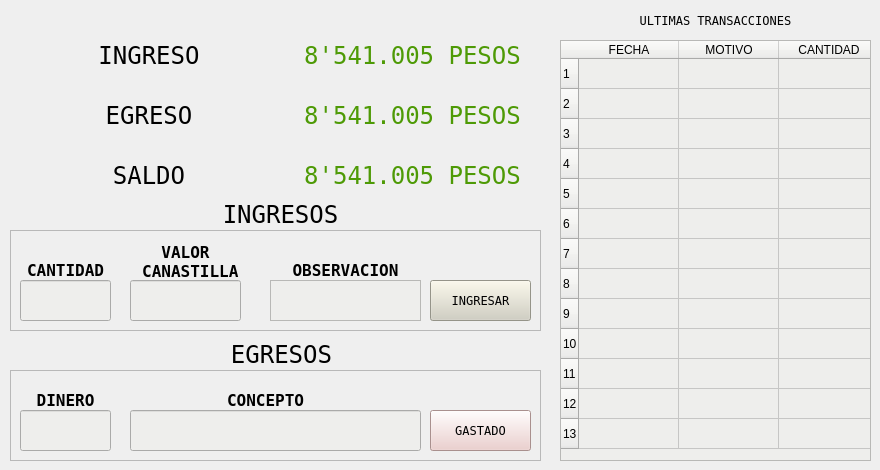
    <widget class="QWidget" name="tab_2">
     <attribute name="title">
      <string>FLETES</string>
     </attribute>
     <widget class="QTableWidget" name="tableWidget_13">
      <property name="geometry">
       <rect>
        <x>560</x>
        <y>40</y>
        <width>311</width>
        <height>421</height>
       </rect>
      </property>
      <property name="styleSheet">
       <string notr="true">font: 11pt &quot;Andale Mono&quot;;
background-color: rgb(238, 238, 236);</string>
      </property>
      <property name="verticalScrollBarPolicy">
       <enum>Qt::ScrollBarAlwaysOff</enum>
      </property>
      <property name="horizontalScrollBarPolicy">
       <enum>Qt::ScrollBarAlwaysOff</enum>
      </property>
      <row>
       <property name="text">
        <string>1</string>
       </property>
      </row>
      <row>
       <property name="text">
        <string>2</string>
       </property>
      </row>
      <row>
       <property name="text">
        <string>3</string>
       </property>
      </row>
      <row>
       <property name="text">
        <string>4</string>
       </property>
      </row>
      <row>
       <property name="text">
        <string>5</string>
       </property>
      </row>
      <row>
       <property name="text">
        <string>6</string>
       </property>
      </row>
      <row>
       <property name="text">
        <string>7</string>
       </property>
      </row>
      <row>
       <property name="text">
        <string>8</string>
       </property>
      </row>
      <row>
       <property name="text">
        <string>9</string>
       </property>
      </row>
      <row>
       <property name="text">
        <string>10</string>
       </property>
      </row>
      <row>
       <property name="text">
        <string>11</string>
       </property>
      </row>
      <row>
       <property name="text">
        <string>12</string>
       </property>
      </row>
      <row>
       <property name="text">
        <string>13</string>
       </property>
      </row>
      <column>
       <property name="text">
        <string>FECHA</string>
       </property>
      </column>
      <column>
       <property name="text">
        <string>MOTIVO</string>
       </property>
      </column>
      <column>
       <property name="text">
        <string>CANTIDAD</string>
       </property>
      </column>
     </widget>
     <widget class="QFrame" name="frame_13">
      <property name="geometry">
       <rect>
        <x>10</x>
        <y>230</y>
        <width>531</width>
        <height>101</height>
       </rect>
      </property>
      <property name="font">
       <font>
        <family>Andale Mono</family>
       </font>
      </property>
      <property name="frameShape">
       <enum>QFrame::StyledPanel</enum>
      </property>
      <property name="frameShadow">
       <enum>QFrame::Raised</enum>
      </property>
      <widget class="QLabel" name="label_58">
       <property name="geometry">
        <rect>
         <x>10</x>
         <y>20</y>
         <width>91</width>
         <height>41</height>
        </rect>
       </property>
       <property name="font">
        <font>
         <family>Andale Mono</family>
         <pointsize>12</pointsize>
         <weight>75</weight>
         <bold>true</bold>
        </font>
       </property>
       <property name="text">
        <string>CANTIDAD</string>
       </property>
       <property name="alignment">
        <set>Qt::AlignCenter</set>
       </property>
      </widget>
      <widget class="QPushButton" name="boton_gastar_alimento_8">
       <property name="geometry">
        <rect>
         <x>420</x>
         <y>50</y>
         <width>101</width>
         <height>41</height>
        </rect>
       </property>
       <property name="font">
        <font>
         <family>Andale Mono</family>
        </font>
       </property>
       <property name="styleSheet">
        <string notr="true">background-color: rgb(209, 207, 192);</string>
       </property>
       <property name="text">
        <string>INGRESAR</string>
       </property>
      </widget>
      <widget class="QLabel" name="label_62">
       <property name="geometry">
        <rect>
         <x>120</x>
         <y>10</y>
         <width>111</width>
         <height>44</height>
        </rect>
       </property>
       <property name="font">
        <font>
         <family>Andale Mono</family>
         <pointsize>12</pointsize>
         <weight>75</weight>
         <bold>true</bold>
        </font>
       </property>
       <property name="text">
        <string>VALOR
 CANASTILLA</string>
       </property>
       <property name="alignment">
        <set>Qt::AlignCenter</set>
       </property>
      </widget>
      <widget class="QLabel" name="label_68">
       <property name="geometry">
        <rect>
         <x>260</x>
         <y>20</y>
         <width>151</width>
         <height>41</height>
        </rect>
       </property>
       <property name="font">
        <font>
         <family>Andale Mono</family>
         <pointsize>12</pointsize>
         <weight>75</weight>
         <bold>true</bold>
        </font>
       </property>
       <property name="text">
        <string>OBSERVACION</string>
       </property>
       <property name="alignment">
        <set>Qt::AlignCenter</set>
       </property>
      </widget>
      <widget class="QLineEdit" name="cantidad_alimento_dado_14">
       <property name="geometry">
        <rect>
         <x>10</x>
         <y>50</y>
         <width>91</width>
         <height>41</height>
        </rect>
       </property>
       <property name="styleSheet">
        <string notr="true">background-color: rgb(238, 238, 236);</string>
       </property>
      </widget>
      <widget class="QTextEdit" name="comentario_venta_5">
       <property name="geometry">
        <rect>
         <x>260</x>
         <y>50</y>
         <width>151</width>
         <height>41</height>
        </rect>
       </property>
       <property name="font">
        <font/>
       </property>
       <property name="styleSheet">
        <string notr="true">background-color: rgb(238, 238, 236);</string>
       </property>
       <property name="html">
        <string>&lt;!DOCTYPE HTML PUBLIC &quot;-//W3C//DTD HTML 4.0//EN&quot; &quot;http://www.w3.org/TR/REC-html40/strict.dtd&quot;&gt;
&lt;html&gt;&lt;head&gt;&lt;meta name=&quot;qrichtext&quot; content=&quot;1&quot; /&gt;&lt;style type=&quot;text/css&quot;&gt;
p, li { white-space: pre-wrap; }
&lt;/style&gt;&lt;/head&gt;&lt;body style=&quot; font-family:'Ubuntu'; font-size:11pt; font-weight:400; font-style:normal;&quot;&gt;
&lt;p style=&quot;-qt-paragraph-type:empty; margin-top:0px; margin-bottom:0px; margin-left:0px; margin-right:0px; -qt-block-indent:0; text-indent:0px;&quot;&gt;&lt;br /&gt;&lt;/p&gt;&lt;/body&gt;&lt;/html&gt;</string>
       </property>
      </widget>
      <widget class="QLineEdit" name="cantidad_alimento_dado_15">
       <property name="geometry">
        <rect>
         <x>120</x>
         <y>50</y>
         <width>111</width>
         <height>41</height>
        </rect>
       </property>
       <property name="styleSheet">
        <string notr="true">background-color: rgb(238, 238, 236);</string>
       </property>
      </widget>
     </widget>
     <widget class="QWidget" name="layoutWidget_31">
      <property name="geometry">
       <rect>
        <x>20</x>
        <y>100</y>
        <width>521</width>
        <height>30</height>
       </rect>
      </property>
      <layout class="QHBoxLayout" name="horizontalLayout_29">
       <item>
        <widget class="QLabel" name="label_69">
         <property name="font">
          <font>
           <family>Andale Mono</family>
           <pointsize>18</pointsize>
          </font>
         </property>
         <property name="text">
          <string>EGRESO</string>
         </property>
         <property name="alignment">
          <set>Qt::AlignCenter</set>
         </property>
        </widget>
       </item>
       <item>
        <widget class="QLabel" name="cantidad_efectivo_14">
         <property name="font">
          <font>
           <family>Andale Mono</family>
           <pointsize>18</pointsize>
          </font>
         </property>
         <property name="styleSheet">
          <string notr="true">color: rgb(78, 154, 6);</string>
         </property>
         <property name="text">
          <string>8'541.005 PESOS</string>
         </property>
         <property name="alignment">
          <set>Qt::AlignCenter</set>
         </property>
        </widget>
       </item>
      </layout>
     </widget>
     <widget class="QWidget" name="layoutWidget_32">
      <property name="geometry">
       <rect>
        <x>20</x>
        <y>40</y>
        <width>521</width>
        <height>30</height>
       </rect>
      </property>
      <layout class="QHBoxLayout" name="horizontalLayout_36">
       <item>
        <widget class="QLabel" name="label_72">
         <property name="font">
          <font>
           <family>Andale Mono</family>
           <pointsize>18</pointsize>
          </font>
         </property>
         <property name="text">
          <string>INGRESO</string>
         </property>
         <property name="alignment">
          <set>Qt::AlignCenter</set>
         </property>
        </widget>
       </item>
       <item>
        <widget class="QLabel" name="cantidad_efectivo_15">
         <property name="font">
          <font>
           <family>Andale Mono</family>
           <pointsize>18</pointsize>
          </font>
         </property>
         <property name="styleSheet">
          <string notr="true">color: rgb(78, 154, 6);</string>
         </property>
         <property name="text">
          <string>8'541.005 PESOS</string>
         </property>
         <property name="alignment">
          <set>Qt::AlignCenter</set>
         </property>
        </widget>
       </item>
      </layout>
     </widget>
     <widget class="QWidget" name="layoutWidget_36">
      <property name="geometry">
       <rect>
        <x>20</x>
        <y>160</y>
        <width>521</width>
        <height>30</height>
       </rect>
      </property>
      <layout class="QHBoxLayout" name="horizontalLayout_37">
       <item>
        <widget class="QLabel" name="label_77">
         <property name="font">
          <font>
           <family>Andale Mono</family>
           <pointsize>18</pointsize>
          </font>
         </property>
         <property name="text">
          <string>SALDO</string>
         </property>
         <property name="alignment">
          <set>Qt::AlignCenter</set>
         </property>
        </widget>
       </item>
       <item>
        <widget class="QLabel" name="cantidad_efectivo_16">
         <property name="font">
          <font>
           <family>Andale Mono</family>
           <pointsize>18</pointsize>
          </font>
         </property>
         <property name="styleSheet">
          <string notr="true">color: rgb(78, 154, 6);</string>
         </property>
         <property name="text">
          <string>8'541.005 PESOS</string>
         </property>
         <property name="alignment">
          <set>Qt::AlignCenter</set>
         </property>
        </widget>
       </item>
      </layout>
     </widget>
     <widget class="QLabel" name="label_79">
      <property name="geometry">
       <rect>
        <x>26</x>
        <y>340</y>
        <width>511</width>
        <height>28</height>
       </rect>
      </property>
      <property name="font">
       <font>
        <family>Andale Mono</family>
        <pointsize>18</pointsize>
       </font>
      </property>
      <property name="text">
       <string>EGRESOS</string>
      </property>
      <property name="alignment">
       <set>Qt::AlignCenter</set>
      </property>
     </widget>
     <widget class="QFrame" name="frame_14">
      <property name="geometry">
       <rect>
        <x>10</x>
        <y>370</y>
        <width>531</width>
        <height>91</height>
       </rect>
      </property>
      <property name="font">
       <font>
        <family>Andale Mono</family>
       </font>
      </property>
      <property name="frameShape">
       <enum>QFrame::StyledPanel</enum>
      </property>
      <property name="frameShadow">
       <enum>QFrame::Raised</enum>
      </property>
      <widget class="QPushButton" name="boton_gastar_alimento_9">
       <property name="geometry">
        <rect>
         <x>420</x>
         <y>40</y>
         <width>101</width>
         <height>41</height>
        </rect>
       </property>
       <property name="font">
        <font>
         <family>Andale Mono</family>
        </font>
       </property>
       <property name="styleSheet">
        <string notr="true">background-color: rgb(236, 201, 199);</string>
       </property>
       <property name="text">
        <string>GASTADO</string>
       </property>
      </widget>
      <widget class="QLabel" name="label_199">
       <property name="geometry">
        <rect>
         <x>10</x>
         <y>10</y>
         <width>91</width>
         <height>41</height>
        </rect>
       </property>
       <property name="font">
        <font>
         <family>Andale Mono</family>
         <pointsize>12</pointsize>
         <weight>75</weight>
         <bold>true</bold>
        </font>
       </property>
       <property name="text">
        <string>DINERO</string>
       </property>
       <property name="alignment">
        <set>Qt::AlignCenter</set>
       </property>
      </widget>
      <widget class="QLineEdit" name="cantidad_alimento_dado_16">
       <property name="geometry">
        <rect>
         <x>10</x>
         <y>40</y>
         <width>91</width>
         <height>41</height>
        </rect>
       </property>
       <property name="styleSheet">
        <string notr="true">background-color: rgb(238, 238, 236);</string>
       </property>
      </widget>
      <widget class="QLineEdit" name="cantidad_alimento_dado_17">
       <property name="geometry">
        <rect>
         <x>120</x>
         <y>40</y>
         <width>291</width>
         <height>41</height>
        </rect>
       </property>
       <property name="styleSheet">
        <string notr="true">background-color: rgb(238, 238, 236);</string>
       </property>
      </widget>
      <widget class="QLabel" name="label_200">
       <property name="geometry">
        <rect>
         <x>120</x>
         <y>20</y>
         <width>271</width>
         <height>21</height>
        </rect>
       </property>
       <property name="font">
        <font>
         <family>Andale Mono</family>
         <pointsize>12</pointsize>
         <weight>75</weight>
         <bold>true</bold>
        </font>
       </property>
       <property name="text">
        <string>CONCEPTO</string>
       </property>
       <property name="alignment">
        <set>Qt::AlignCenter</set>
       </property>
      </widget>
      <zorder>label_200</zorder>
      <zorder>boton_gastar_alimento_9</zorder>
      <zorder>label_199</zorder>
      <zorder>cantidad_alimento_dado_16</zorder>
      <zorder>cantidad_alimento_dado_17</zorder>
     </widget>
     <widget class="QLabel" name="label_202">
      <property name="geometry">
       <rect>
        <x>20</x>
        <y>200</y>
        <width>521</width>
        <height>28</height>
       </rect>
      </property>
      <property name="font">
       <font>
        <family>Andale Mono</family>
        <pointsize>18</pointsize>
       </font>
      </property>
      <property name="text">
       <string>INGRESOS</string>
      </property>
      <property name="alignment">
       <set>Qt::AlignCenter</set>
      </property>
     </widget>
     <widget class="QLabel" name="label_203">
      <property name="geometry">
       <rect>
        <x>560</x>
        <y>0</y>
        <width>311</width>
        <height>41</height>
       </rect>
      </property>
      <property name="font">
       <font>
        <family>Andale Mono</family>
       </font>
      </property>
      <property name="text">
       <string>ULTIMAS TRANSACCIONES</string>
      </property>
      <property name="alignment">
       <set>Qt::AlignCenter</set>
      </property>
     </widget>
     <zorder>label_203</zorder>
     <zorder>tableWidget_13</zorder>
     <zorder>frame_13</zorder>
     <zorder>layoutWidget_31</zorder>
     <zorder>layoutWidget_32</zorder>
     <zorder>layoutWidget_36</zorder>
     <zorder>label_79</zorder>
     <zorder>frame_14</zorder>
     <zorder>label_202</zorder>
    </widget>
